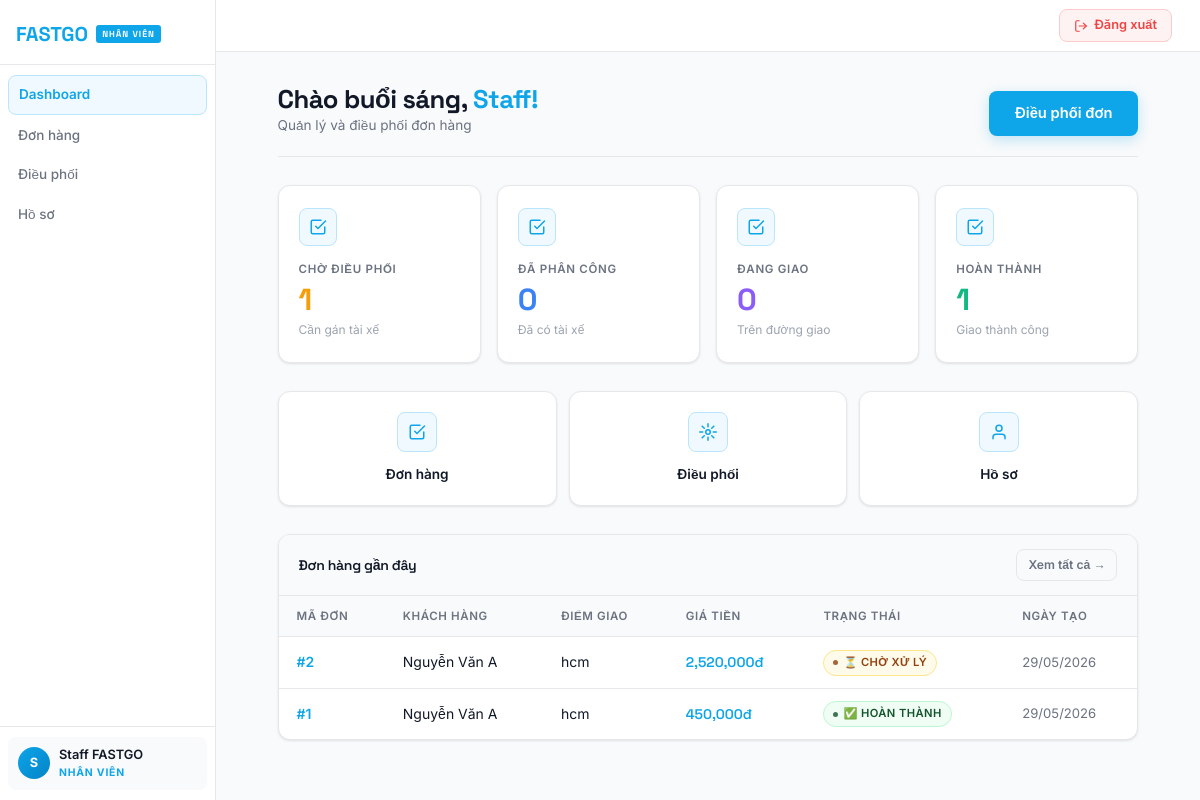
Screenshot of /staff/dashboard.php (signed in) with the database file from the repository.
### tables this page shows
CREATE TABLE `orders` (
  `id` int(11) NOT NULL,
  `customer_id` int(11) NOT NULL,
  `driver_id` int(11) DEFAULT NULL,
  `staff_id` int(11) DEFAULT NULL,
  `pickup_address` text NOT NULL,
  `delivery_address` text NOT NULL,
  `weight` decimal(10,2) DEFAULT NULL,
  `price` decimal(10,2) DEFAULT NULL,
  `status` enum('pending','assigned','picked_up','delivering','completed','cancelled') DEFAULT 'pending',
  `created_at` timestamp NOT NULL DEFAULT current_timestamp(),
  `distance_km` decimal(8,2) DEFAULT 0.00 COMMENT 'Khoảng cách km',
  `package_type` varchar(20) DEFAULT 'small' COMMENT 'Loại hàng: document/small/medium/large/fragile/food',
  `note` text DEFAULT NULL COMMENT 'Ghi chú của khách',
  `goods_value` decimal(12,2) DEFAULT 0.00 COMMENT 'Giá trị hàng hóa',
  `shipping_fee` decimal(12,2) DEFAULT 0.00 COMMENT 'Phí ship hệ thống tính',
  `fee_approved` tinyint(1) DEFAULT 0 COMMENT '1 = nhân viên đã duyệt phí'
);

CREATE TABLE `users` (
  `id` int(11) NOT NULL,
  `fullname` varchar(255) NOT NULL,
  `email` varchar(255) NOT NULL,
  `phone` varchar(20) DEFAULT NULL,
  `password` varchar(255) NOT NULL,
  `role` enum('admin','staff','driver','customer') DEFAULT 'customer',
  `status` enum('active','locked') NOT NULL DEFAULT 'active',
  `cccd` varchar(20) DEFAULT NULL,
  `birthdate` date DEFAULT NULL,
  `education` varchar(100) DEFAULT NULL,
  `vehicle_plate` varchar(20) DEFAULT NULL,
  `address` text DEFAULT NULL,
  `hometown` varchar(255) DEFAULT NULL,
  `ethnicity` varchar(100) DEFAULT NULL,
  `gender` varchar(20) DEFAULT NULL,
  `nationality` varchar(100) DEFAULT NULL,
  `religion` varchar(100) DEFAULT NULL,
  `license_type` varchar(20) DEFAULT NULL,
  `created_at` timestamp NOT NULL DEFAULT current_timestamp()
);

### includes/functions.php (called while the page is built, shortened)
<?php
function getStatusText(string $status): string
{
    $map = [
        'pending'    => '⏳ Chờ xử lý',
        'assigned'   => '📋 Đã phân công',
        'picked_up'  => '📦 Đã lấy hàng',
        'delivering' => '🚚 Đang giao',
        'completed'  => '✅ Hoàn thành',
        'cancelled'  => '❌ Đã hủy',
    ];
    return $map[$status] ?? ucfirst($status);
}
?>

### staff/dashboard.php (the view, shortened to what this page needs)
<?php
require "../includes/db.php";
require "../includes/functions.php";
$total_pending = $conn->query("SELECT COUNT(*) FROM orders WHERE status='pending'")->fetchColumn();
$total_assigned = $conn->query("SELECT COUNT(*) FROM orders WHERE status='assigned'")->fetchColumn();
$total_delivering = $conn->query("SELECT COUNT(*) FROM orders WHERE status IN ('picked_up','delivering')")->fetchColumn();
$total_completed = $conn->query("SELECT COUNT(*) FROM orders WHERE status='completed'")->fetchColumn();
$recent = $conn->query("
 SELECT orders.*, users.fullname AS customer_name
 FROM orders
 JOIN users ON orders.customer_id = users.id
 ORDER BY orders.id DESC LIMIT 5
")->fetchAll(PDO::FETCH_ASSOC);
$hour = (int)date('H');
$greet = $hour < 12 ? 'Chào buổi sáng' : ($hour < 18 ? 'Chào buổi chiều' : 'Chào buổi tối');
include "../includes/header-nhanvien.php";
?>
<div class="page-header">
 <div>
 <h1><?= $greet ?>, <span><?= htmlspecialchars(explode(' ', $fullname)[0]) ?>!</span></h1>
 <p style="color:var(--text-muted);font-size:.85rem;margin:0;">Quản lý và điều phối đơn hàng</p>
 </div>
 <a href="dispatch.php" class="btn btn-primary btn-lg">Điều phối đơn</a>
</div>
<div class="stats-grid">
 <div class="stat-card">
 <div class="stat-icon"><svg viewBox="0 0 24 24" fill="none" stroke="currentColor" stroke-width="2" stroke-linecap="round" stroke-linejoin="round"><path d="M9 11l3 3L22 4"/><path d="M21 12v7a2 2 0 0 1-2 2H5a2 2 0 0 1-2-2V5a2 2 0 0 1 2-2h11"/></svg></div>
 <div class="stat-label">Chờ điều phối</div>
 <div class="stat-value" style="color:#F59E0B"><?= $total_pending ?></div>
 <div class="stat-sub">Cần gán tài xế</div>
 </div>
 <div class="stat-card">
 <div class="stat-icon"><svg viewBox="0 0 24 24" fill="none" stroke="currentColor" stroke-width="2" stroke-linecap="round" stroke-linejoin="round"><path d="M9 11l3 3L22 4"/><path d="M21 12v7a2 2 0 0 1-2 2H5a2 2 0 0 1-2-2V5a2 2 0 0 1 2-2h11"/></svg></div>
 <div class="stat-label">Đã phân công</div>
 <div class="stat-value" style="color:#3B82F6"><?= $total_assigned ?></div>
 <div class="stat-sub">Đã có tài xế</div>
 </div>
 <div class="stat-card">
 <div class="stat-icon"><svg viewBox="0 0 24 24" fill="none" stroke="currentColor" stroke-width="2" stroke-linecap="round" stroke-linejoin="round"><path d="M9 11l3 3L22 4"/><path d="M21 12v7a2 2 0 0 1-2 2H5a2 2 0 0 1-2-2V5a2 2 0 0 1 2-2h11"/></svg></div>
 <div class="stat-label">Đang giao</div>
 <div class="stat-value" style="color:#8B5CF6"><?= $total_delivering ?></div>
 <div class="stat-sub">Trên đường giao</div>
 </div>
 <div class="stat-card">
 <div class="stat-icon"><svg viewBox="0 0 24 24" fill="none" stroke="currentColor" stroke-width="2" stroke-linecap="round" stroke-linejoin="round"><path d="M9 11l3 3L22 4"/><path d="M21 12v7a2 2 0 0 1-2 2H5a2 2 0 0 1-2-2V5a2 2 0 0 1 2-2h11"/></svg></div>
 <div class="stat-label">Hoàn thành</div>
 <div class="stat-value" style="color:#10B981"><?= $total_completed ?></div>
 <div class="stat-sub">Giao thành công</div>
 </div>
</div>
<div class="nav-cards">
    <a href="orders.php"   class="nav-card"><span class="nav-icon"><svg viewBox="0 0 24 24" fill="none" stroke="currentColor" stroke-width="2" stroke-linecap="round" stroke-linejoin="round"><path d="M9 11l3 3L22 4"/><path d="M21 12v7a2 2 0 0 1-2 2H5a2 2 0 0 1-2-2V5a2 2 0 0 1 2-2h11"/></svg></span>Đơn hàng</a>
    <a href="dispatch.php" class="nav-card"><span class="nav-icon"><svg viewBox="0 0 24 24" fill="none" stroke="currentColor" stroke-width="2" stroke-linecap="round" stroke-linejoin="round"><circle cx="12" cy="12" r="3"/><path d="M12 1v4M12 19v4M4.22 4.22l2.83 2.83M16.95 16.95l2.83 2.83M1 12h4M19 12h4M4.22 19.78l2.83-2.83M16.95 7.05l2.83-2.83"/></svg></span>Điều phối</a>
    <a href="profile.php"  class="nav-card"><span class="nav-icon"><svg viewBox="0 0 24 24" fill="none" stroke="currentColor" stroke-width="2" stroke-linecap="round" stroke-linejoin="round"><path d="M20 21v-2a4 4 0 0 0-4-4H8a4 4 0 0 0-4 4v2"/><circle cx="12" cy="7" r="4"/></svg></span>Hồ sơ</a>
</div>
<?php if (!empty($recent)): ?>
<div class="table-wrap">
 <div class="table-header">
 <h3>Đơn hàng gần đây</h3>
 <a href="orders.php" class="btn btn-ghost btn-sm">Xem tất cả →</a>
 </div>
 <table>
 <thead>
 <tr>
 <th>Mã đơn</th><th>Khách hàng</th><th>Điểm giao</th>
 <th>Giá tiền</th><th>Trạng thái</th><th>Ngày tạo</th>
 </tr>
 </thead>
 <tbody>
 <?php foreach ($recent as $o): ?>
 <tr>
 <td><strong>#<?= $o['id'] ?></strong></td>
 <td><?= htmlspecialchars($o['customer_name']) ?></td>
 <td style="max-width:180px;overflow:hidden;text-overflow:ellipsis;white-space:nowrap"><?= htmlspecialchars($o['delivery_address']) ?></td>
 <td><strong style="font-family:'Space Grotesk',sans-serif"><?= number_format($o['price']) ?>đ</strong></td>
 <td><span class="badge badge-<?= $o['status'] ?>"><?= getStatusText($o['status']) ?></span></td>
 <td style="color:var(--text-muted);font-size:.82rem"><?= date('d/m/Y', strtotime($o['created_at'])) ?></td>
 </tr>
 <?php endforeach; ?>
 </tbody>
 </table>
</div>
<?php endif; ?>
<?php include "../includes/footer.php"; ?>

### rows the page displays
orders: id "2", customer.fullname "Nguyễn Văn A", delivery_address "hcm", price "2,520,000", status "⏳ CHỜ XỬ LÝ", created_at "29/05/2026"
orders: id "1", customer.fullname "Nguyễn Văn A", delivery_address "hcm", price "450,000", status "✅ HOÀN THÀNH", created_at "29/05/2026"

### other values shown
$role_label "NHÂN VIÊN"
$item['label'] "Dashboard"
$item['label'] "Đơn hàng"
$item['label'] "Điều phối"
$item['label'] "Hồ sơ"
$initials "S"
$fullname "Staff FASTGO"
explode(' ', $fullname)[0] "Staff"
$total_pending "1"
$total_assigned "0"
$total_delivering "0"
$total_completed "1"
